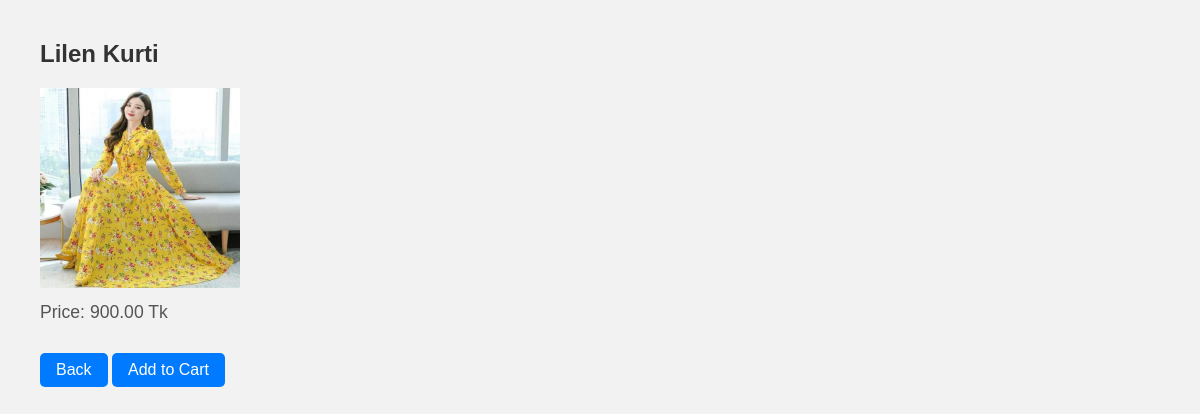
The page /product/4/ (signed in) on the database its author committed.
### store/models.py (models this page shows, shortened)
class Product(models.Model):
    name = models.CharField(max_length=200)
    price = models.DecimalField(max_digits=10, decimal_places=2)
    category = models.ForeignKey(Category, on_delete=models.CASCADE, related_name='products', null=True, blank=True)
    description = models.TextField(blank=True)
    image = models.ImageField(upload_to='products/', blank=True, null=True)  # ✅ নতুন লাইন

### store/views.py (the view)
# urls.py: path('product/<int:product_id>/', views.product_detail_view, name='product_detail'),
@login_required
def product_detail_view(request, product_id):
    product = get_object_or_404(Product, pk=product_id)
    return render(request, 'store/product_detail.html', {'product': product})

### store/templates/store/product_detail.html (shortened to what this page needs)
<!DOCTYPE html>
<html>
<head>
</head>
<body>
<h2>{{ product.name }}</h2>
<img src="{{ product.image.url }}" width="200" alt="{{ product.name }}">
<p>Price: {{ product.price }} Tk</p>
<a href="{% url 'home' %}">Back</a>
<a href="{% url 'add_to_cart' product.id %}">Add to Cart</a>
</body>
</html>

### store/templates/store/product_detail.html (style rules this page uses)
body { font-family: Arial, sans-serif; background: #f2f2f2; margin: 40px; }
h2 { color: #333; margin-top: 20px; }
p { font-size: 1.1rem; color: #555; margin: 10px 0; }
a { display: inline-block; margin-top: 20px; text-decoration: none; padding: 8px 16px; background: #007bff; color: white; border-radius: 5px; }

### rows shown on the page
Product: name "Lilen Kurti", image (picture), price "900.00"
